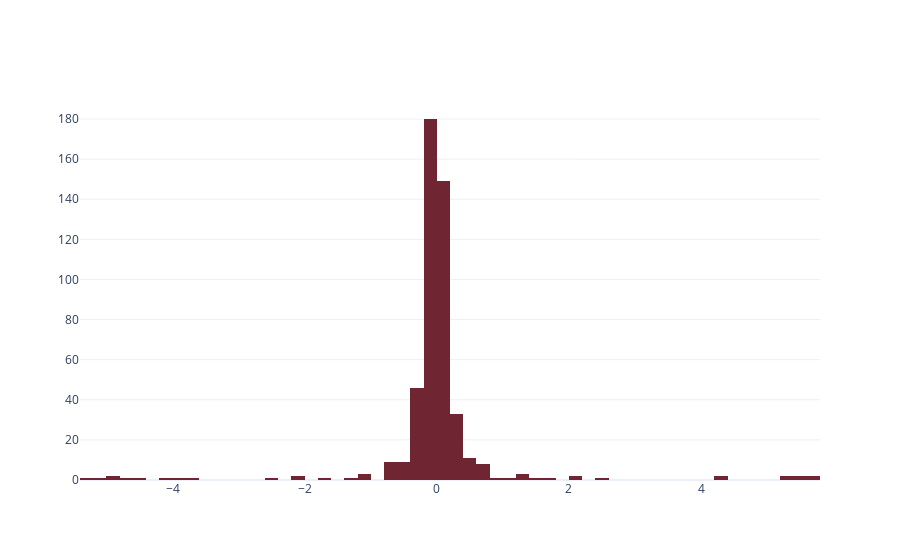

Notebook source saved alongside this figure:
### Code cell
fig = go.Figure(data=[go.Histogram(x=zs2)])
fig.show()

### Figure 1 — Plotly figure (JSON) as saved in the notebook; plotly's stock layout.template omitted (floating-point values rounded to 4 significant figures; data arrays with more than 128 entries replaced by an {"elided": "..."} marker saying what was removed)
{"data": [{"type": "histogram", "x": {"elided": "480 float values"}}], "layout": {}}
